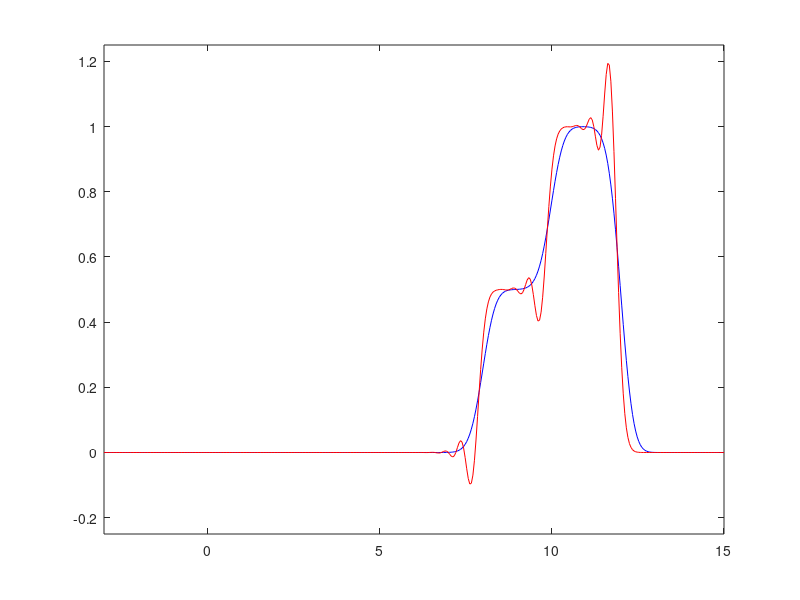

Source code (MATLAB):
%%% Finite Differences Theta Scheme for Parabolic Equation

T=10; %% final time
xmin=-3; xmax=15; %% spatial interval
L=xmax-xmin;

Nx=400; %% number of spatial discretization intervals
h=L/Nx;
x=xmin:h:xmax;

a=1;  %% value of speed
nu=0.8;

dT=nu*h/a;
Nt=floor(T/dT);

u=zeros(Nx+1,1); %% initialization 

%u(abs(x)<1)=1;   %% Initial condition N1

u(abs(x-1)<=1)=1;  %% initial condition N2
u(abs(x+1)<1)=.5; %% initial condition N2

figure(1); plot(x,u); axis([xmin xmax -.25 1.25]); drawnow;
pause(1)

u2=u;

%%%% Construction of matrices A and B

if a>0
   A=(1-nu)*eye(Nx-1)+nu*[zeros(1,Nx-1) ; eye(Nx-2,Nx-1)];
end;
if a<0
   A=(1+nu)*eye(Nx-1)-nu*[zeros(Nx-1,1) eye(Nx-1,Nx-2)];
end;
B=(1-(nu)^2)*eye(Nx-1)...
    -1/2*nu*(1-nu)*[zeros(Nx-1,1) eye(Nx-1,Nx-2)]...
    +1/2*nu*(1+nu)*[zeros(1,Nx-1) ; eye(Nx-2,Nx-1)];

for i=1:Nt
    u(2:Nx)=(A*u(2:Nx));
    u2(2:Nx)=B*u2(2:Nx);
    figure(1); plot(x,u,'b',x,u2,'r'); axis([xmin xmax -.25 1.25]); drawnow;
end;
